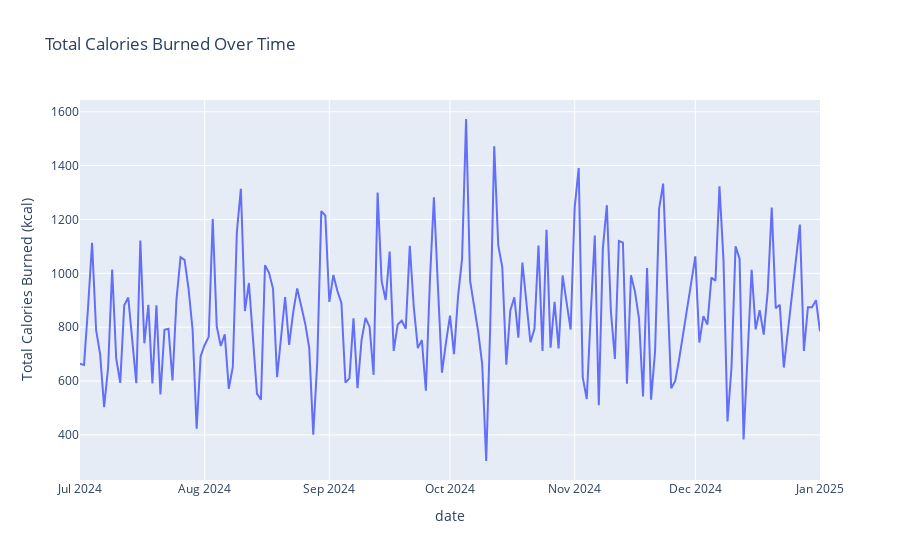

This figure's notebook cell:
### Markdown cell above
Create a line chart of calories burned over time.

### Code cell
fig = px.line(fitness_data, x='date', y='total_calories_burned', title='Total Calories Burned Over Time')
fig.update_layout(yaxis_title='Total Calories Burned (kcal)')
fig.show()

### Figure 1 — Plotly figure (JSON) as saved in the notebook; plotly's stock layout.template omitted (floating-point values rounded to 4 significant figures; data arrays with more than 128 entries replaced by an {"elided": "..."} marker saying what was removed)
{"data": [{"hovertemplate": "date=%{x}<br>total_calories_burned=%{y}<extra></extra>", "legendgroup": "", "line": {"color": "#636efa", "dash": "solid"}, "marker": {"symbol": "circle"}, "mode": "lines", "name": "", "orientation": "v", "showlegend": false, "type": "scatter", "x": {"elided": "179 str values"}, "xaxis": "x", "y": {"elided": "179 float values"}, "yaxis": "y"}], "layout": {"legend": {"tracegroupgap": 0}, "title": {"text": "Total Calories Burned Over Time"}, "xaxis": {"anchor": "y", "domain": [0, 1], "title": {"text": "date"}}, "yaxis": {"anchor": "x", "domain": [0, 1], "title": {"text": "Total Calories Burned (kcal)"}}}}
